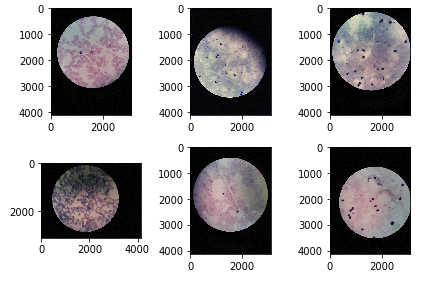
#> input picture image_samples.png, 432 x 285 px; its folder holds only this picture in this run
$ python -i Delete_Repeated.py   (imports and definitions only)
#> lines starting #> are read from the running program, lines starting #| are printed output that depends on the picture; after the words box and inside, x2 and y2 are one past the last pixel; in counts of white or black regions, pixels touching at a corner belong together
#> further down, picture is the input picture: shape (285, 432, 3); mean B, G, R 173.3, 172, 174.3
#!/usr/bin/env python

#Dependencias necesarias
import os
import cv2
import imagehash
import numpy as np

from PIL import Image
from sklearn.cluster import KMeans
from scipy.spatial.distance import cdist
from matplotlib import pyplot as plt

#Directorio donde se encuentran las imagenes originales
OriginDirectory = 'OriginalImages'

#Directorio donde se guardaran las imagenes filtradas y redimensionadas
DestinationDirectory = 'FilterImages'

#Estension para guardar las imagenes
ExtensionToSave = '.jpg'

def reSize(img, type):
	#Escalar imagen de tamaño fijo 256x256px
#> called with type = 'proportional'
	if(type=='fixed'):
		return cv2.resize(img,(256,256))

	#Escalar imagen a un tamaño proporcional
	elif(type=='proportional'):
		W = 2000
		height, width, depth = img.shape
#> height = 285; width = 432; depth = 3
		imgScale = W/width
#> imgScale = 4.63
		newX,newY = img.shape[1]*imgScale, img.shape[0]*imgScale
#> newX = 2000; newY = 1319.4
		return cv2.resize(img,(int(newX),int(newY)))
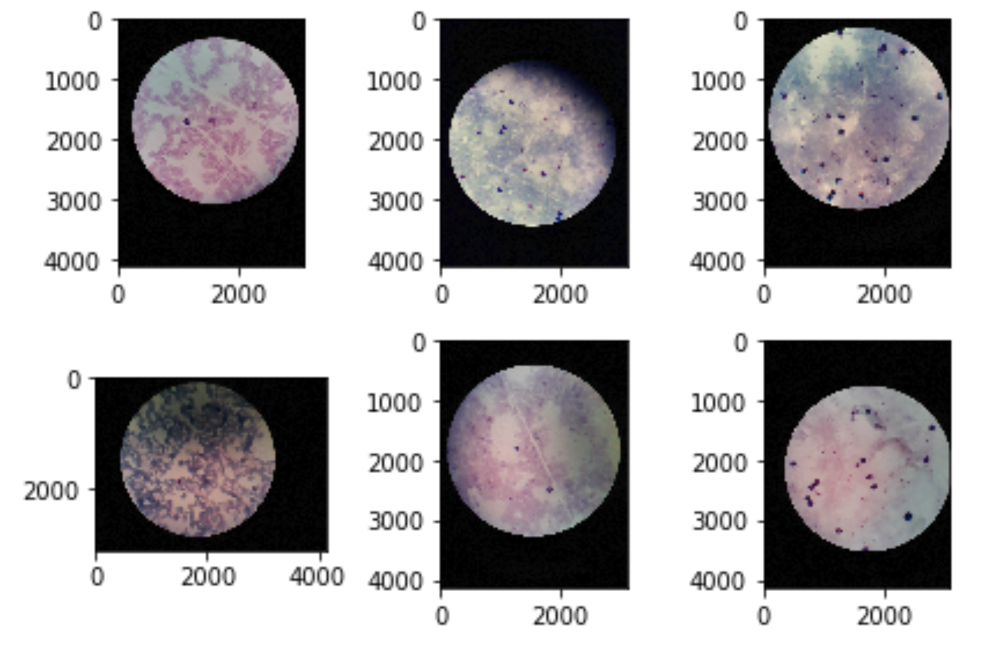
#> returned value: shape (1319, 2000, 3) (shown at 1/2 size); mean of channels 0, 1, 2 173.2, 171.9, 174.3; drawn as B, G, R

def Save(img, name, ext, dest):
	cv2.imwrite(dest + '/' + name + ext, img)

def crop(img,xpoint,ypoint,dist):
	y1 = ypoint - dist
	y2 = ypoint + dist
	x1 = xpoint - dist
	x2 = xpoint + dist
	crop = img[y1:y2, x1:x2]
	return crop

def Clustering(arr, tot):
	X = np.array(arr)

	kmeans = KMeans(n_clusters=tot).fit(X)
	centroids = kmeans.cluster_centers_

	return centroids

def SearchCircle(img):

	#Imagen base redimensionada proporcionalmente a la original
	baseimg = reSize(img, 'proportional')

	#Imagen igual a la base, para aplicar circulos mas adelante
	circleimg = reSize(img, 'proportional')

	#Imagen igual a la base, para aplicar el resultado filtrado
	filterimg = reSize(img, 'proportional')

	#Imagen con filtros
	grayimg = cv2.cvtColor(baseimg, cv2.COLOR_BGR2GRAY)
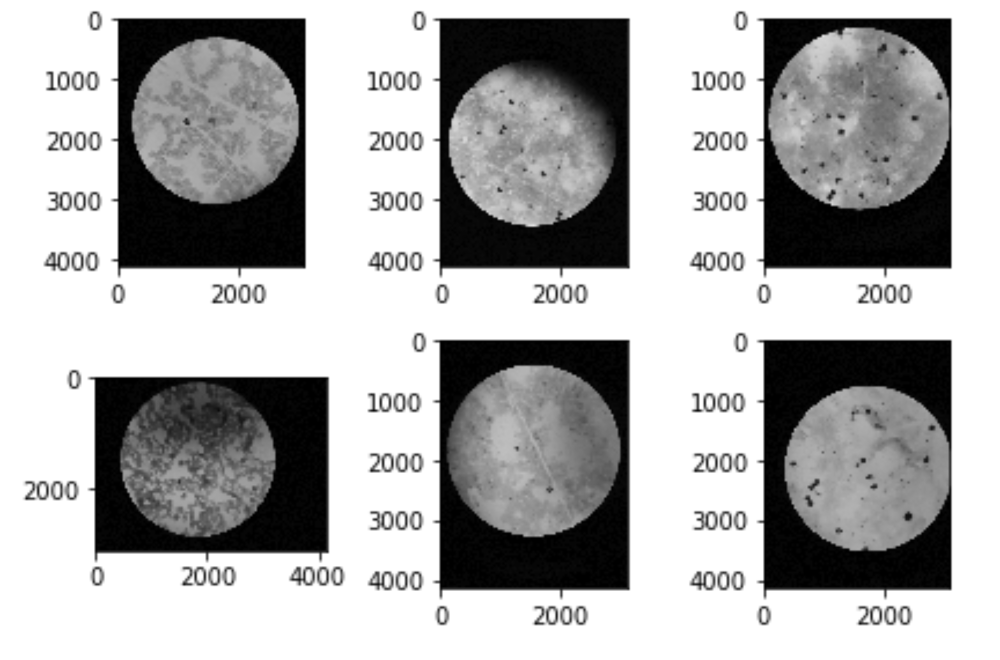
#> grayimg: shape (1319, 2000) (shown at 1/2 size); min 0, max 255, mean 172.8
	gaussianimg = cv2.GaussianBlur(grayimg, (5,5), 0)

	#Parametros para busqueda de circulos
	param1 = 50
	param2 = 30
	minRadius = 700
	maxRadius = 1000

	centers = list()
	rads = list()

	circles = cv2.HoughCircles(gaussianimg,cv2.HOUGH_GRADIENT,1,20, param1=param1,param2=param2,minRadius=minRadius,maxRadius=maxRadius)
#> circles = [[1097.5, 240.5, 985.1]]

	#codigo para graficar circulos
	if circles is not None:
		circles = np.uint16(np.around(circles))
#> circles = [[1098, 240, 985]]
		for i in circles[0,:]:

			xvar = i[0]
			yvar = i[1]

			center = (xvar,yvar)
			centers.append(center)

			radius = i[2]
			rads.append(radius)

			stroke = 5

			#Circulo
			cv2.circle(circleimg,center,radius,(0,0,255),stroke)
			#Centro
			cv2.circle(circleimg,center,5,(0,255,0),stroke)
#> this loop made 1 pass
#> (xvar, yvar, radius, stroke) on pass 1: (1098, 240, 985, 5)
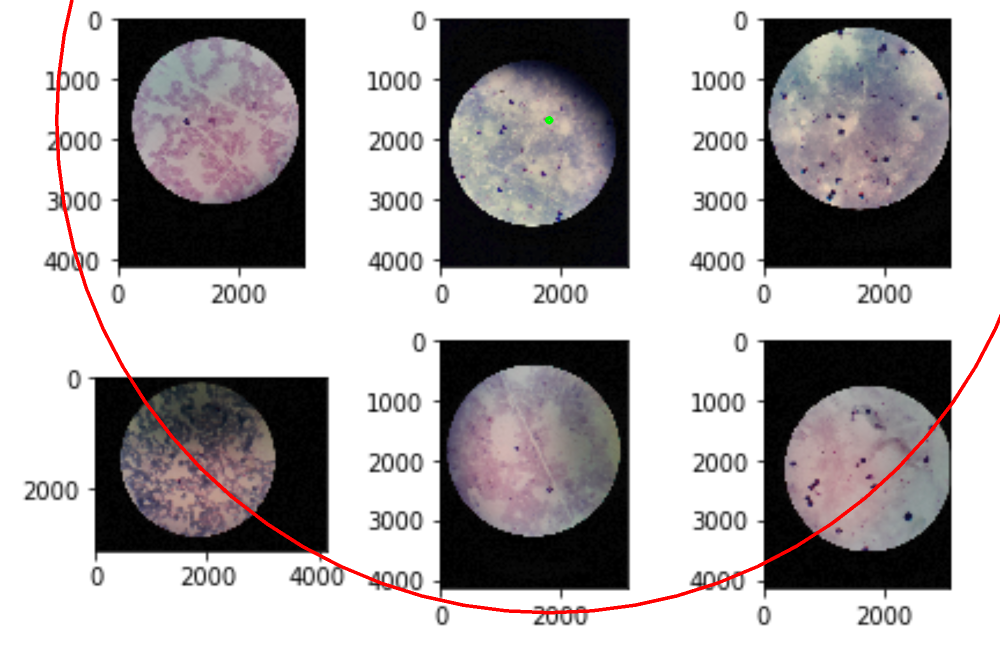
#> circleimg: shape (1319, 2000, 3) (shown at 1/2 size); 0.79% of pixels changed, all inside (x1, y1, x2, y2) = (110, 0, 2000, 1229)
#> after the loop, centers = [(1098, 240)]; rads = [985]

		centroid = Clustering(centers, 1)
#> in Clustering, `X = np.array(arr)`: X = [[1098, 240]]
#> centroid = [[1098, 240]]
		centroid = np.uint16(np.around(centroid))

		cxvar = centroid[0][0]
#> cxvar = 1098
		cyvar = centroid[0][1]
#> cyvar = 240
		clusterCenter = (cxvar,cyvar)
#> clusterCenter = (1098, 240)
		maxItem = max(rads)
#> maxItem = 985

		#Circulo
		cv2.circle(filterimg,clusterCenter,maxItem,(255,0,0),stroke)
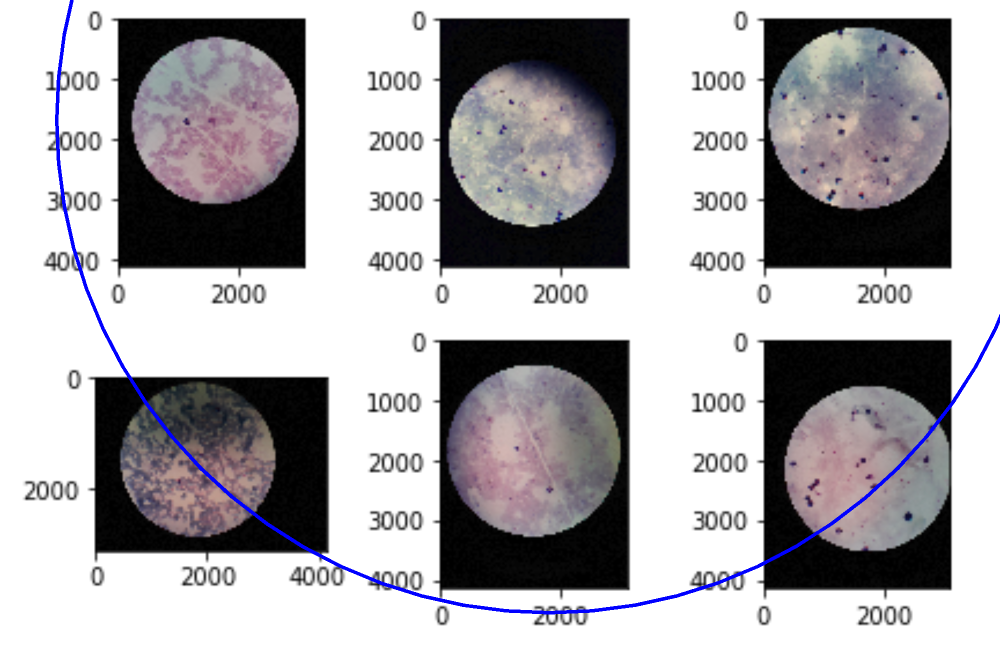
#> filterimg: shape (1319, 2000, 3) (shown at 1/2 size); 0.78% of pixels changed, all inside (x1, y1, x2, y2) = (110, 0, 2000, 1229)
		#centro
		cv2.circle(filterimg,clusterCenter,5,(255,0,0),stroke)
#> filterimg: shape (1319, 2000, 3); 0.01% of pixels changed, all inside (x1, y1, x2, y2) = (1090, 232, 1107, 249)

		cropimg = crop(baseimg,cxvar,cyvar,maxItem)
#> in crop, `y1 = ypoint - dist`: y1 = 64791
#> in crop, `y2 = ypoint + dist`: y2 = 1225
#> in crop, `x1 = xpoint - dist`: x1 = 113
#> in crop, `x2 = xpoint + dist`: x2 = 2083
#> in crop, `crop = img[y1:y2, x1:x2]`: crop = empty array
#> cropimg = empty array

	else:
		print('No hay circulos')


	#**********Graficar imagenes**********
	fig = plt.figure(1)

	ax1 = fig.add_subplot(231)
	ax2 = fig.add_subplot(232)
	ax3 = fig.add_subplot(233)
	ax4 = fig.add_subplot(234)
	ax5 = fig.add_subplot(235)
	ax6 = fig.add_subplot(236)

	ax1.title.set_text('Original')
	ax1.imshow(baseimg)

	ax2.title.set_text('escala de grises / desenfoque gaussiano')
	ax2.imshow(gaussianimg, cmap=plt.cm.gray)

	ax3.title.set_text('perimetros / centros')
	ax3.imshow(circleimg)

	ax4.title.set_text('perimetro mayor / centroide')
	ax4.imshow(filterimg)

	ax5.title.set_text('imagen centrada y recortada')
#> (the run stopped early here; a loop or call above may not have finished)
